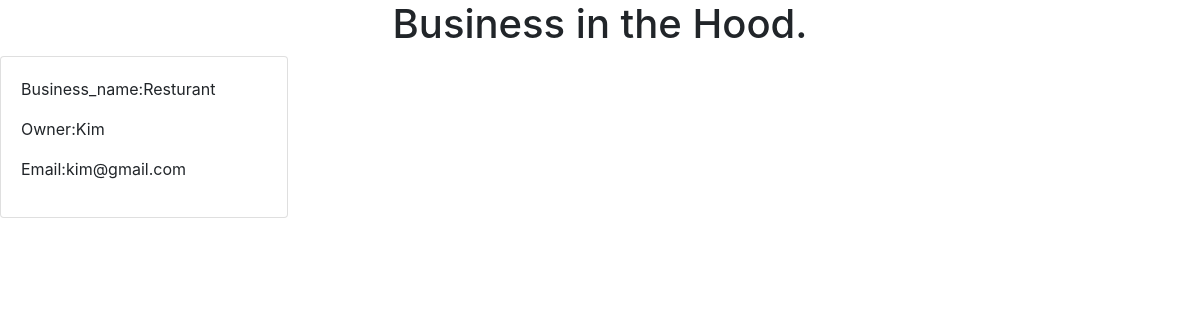
The app's page /Bussiness_Post/, older data.
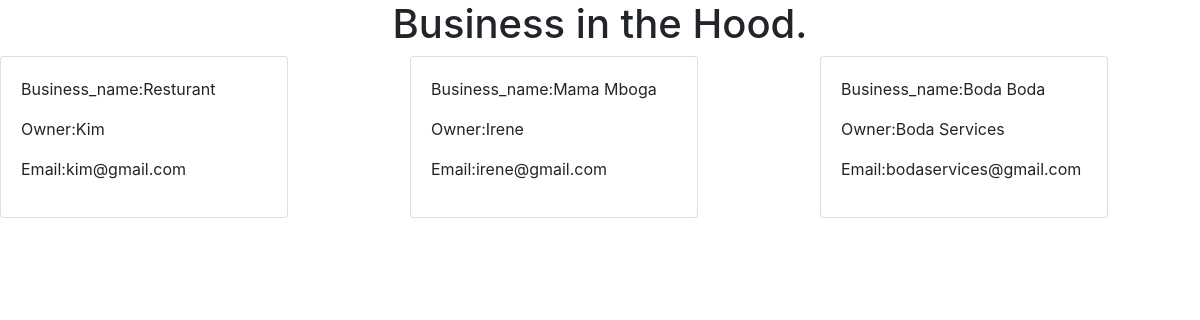
The same page, newer data.
### hoodapp/models.py (models this page shows, shortened)
class Business(models.Model):
    Business_name =models.CharField(max_length=100)
    Owner_name = models.CharField(max_length=100, default=True)
    user = models.ForeignKey(User, on_delete=models.CASCADE, default=True)
    Business_email = models.EmailField()

### hoodapp/views.py (the view)
# urls.py: path('Bussiness_Post/',views.business_post, name='business_post'),
def business_post(request):
    business=Business.objects.all()
    post =Posts.objects.all()
    context ={
        "business":business,
        "post":post
    }
    return render(request,'Bussiness_Post.html',context)

### hoodapp/templates/Bussiness_Post.html
{%extends 'base.html'%}
{%block content%}
<body style="background-image: url(https://wanderingminstrelette.files.wordpress.com/2016/01/neighborhood.jpg)" ></body>
<h1 class="text-center">Business in the Hood.</h1>
    <div class="row">
       {%for busines in business%}
       <div class="col-sm-4 col-md-4 col-lg-4">
            <div class="card"style="width: 18rem;">
                <div class="card-body">
                    <p>Business_name:{{busines.Business_name}}</p>
                    <p >Owner:{{busines.Owner_name}}</p>
                    <p >Email:{{busines.Business_email}}</p>
                </div>
            </div>
        </div>
        {%endfor%}
    </div>
</body>
{%endblock%}

Row changes from the older to the newer data that the page shows:
added Business: Business_name "Mama Mboga", Owner_name "Irene", Business_email "irene@gmail.com"
added Business: Business_name "Boda Boda", Owner_name "Boda Services", Business_email "bodaservices@gmail.com"
